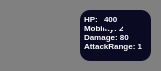
        <widget class="QWidget" name="pl1_ag12_widget" native="true">
         <property name="minimumSize">
          <size>
           <width>161</width>
           <height>71</height>
          </size>
         </property>
         <property name="styleSheet">
          <string notr="true">QWidget{
background-color: #808080;
border-radius:10px;
}</string>
         </property>
         <widget class="QTextBrowser" name="textBrowser_12">
          <property name="geometry">
           <rect>
            <x>80</x>
            <y>10</y>
            <width>71</width>
            <height>51</height>
           </rect>
          </property>
          <property name="styleSheet">
           <string notr="true">color:white;
background-color : #0a0a22;
border:none;
</string>
          </property>
          <property name="verticalScrollBarPolicy">
           <enum>Qt::ScrollBarPolicy::ScrollBarAlwaysOff</enum>
          </property>
          <property name="horizontalScrollBarPolicy">
           <enum>Qt::ScrollBarPolicy::ScrollBarAlwaysOff</enum>
          </property>
          <property name="html">
           <string>&lt;!DOCTYPE HTML PUBLIC &quot;-//W3C//DTD HTML 4.0//EN&quot; &quot;http://www.w3.org/TR/REC-html40/strict.dtd&quot;&gt;
&lt;html&gt;&lt;head&gt;&lt;meta name=&quot;qrichtext&quot; content=&quot;1&quot; /&gt;&lt;meta charset=&quot;utf-8&quot; /&gt;&lt;style type=&quot;text/css&quot;&gt;
p, li { white-space: pre-wrap; }
hr { height: 1px; border-width: 0; }
li.unchecked::marker { content: &quot;\2610&quot;; }
li.checked::marker { content: &quot;\2612&quot;; }
&lt;/style&gt;&lt;/head&gt;&lt;body style=&quot; font-family:'Segoe UI'; font-size:9pt; font-weight:400; font-style:normal;&quot;&gt;
&lt;p align=&quot;justify&quot; style=&quot; margin-top:12px; margin-bottom:12px; margin-left:0px; margin-right:0px; -qt-block-indent:0; text-indent:0px;&quot;&gt;&lt;span style=&quot; font-size:6pt; font-weight:700;&quot;&gt;HP: &lt;br /&gt;Mobility: 2&lt;br /&gt;Damage: 80&lt;br /&gt;AttackRange: 1&lt;/span&gt;&lt;/p&gt;&lt;/body&gt;&lt;/html&gt;</string>
          </property>
         </widget>
         <widget class="QPushButton" name="pl1_ag12_btn">
          <property name="geometry">
           <rect>
            <x>10</x>
            <y>10</y>
            <width>61</width>
            <height>51</height>
           </rect>
          </property>
          <property name="styleSheet">
           <string notr="true">background-image:url(&quot;:/src/images/Agent/Salih&quot;);
background-repeat:no-repeat;
background-position:center;
background-origin:content;
background-size:cover;</string>
          </property>
          <property name="text">
           <string/>
          </property>
         </widget>
         <widget class="QTextBrowser" name="pl1_ag12_HP">
          <property name="geometry">
           <rect>
            <x>100</x>
            <y>10</y>
            <width>25</width>
            <height>20</height>
           </rect>
          </property>
          <property name="styleSheet">
           <string notr="true">color:white;
background-color : #0a0a22;
border:none;</string>
          </property>
          <property name="verticalScrollBarPolicy">
           <enum>Qt::ScrollBarPolicy::ScrollBarAlwaysOff</enum>
          </property>
          <property name="html">
           <string>&lt;!DOCTYPE HTML PUBLIC &quot;-//W3C//DTD HTML 4.0//EN&quot; &quot;http://www.w3.org/TR/REC-html40/strict.dtd&quot;&gt;
&lt;html&gt;&lt;head&gt;&lt;meta name=&quot;qrichtext&quot; content=&quot;1&quot; /&gt;&lt;meta charset=&quot;utf-8&quot; /&gt;&lt;style type=&quot;text/css&quot;&gt;
p, li { white-space: pre-wrap; }
hr { height: 1px; border-width: 0; }
li.unchecked::marker { content: &quot;\2610&quot;; }
li.checked::marker { content: &quot;\2612&quot;; }
&lt;/style&gt;&lt;/head&gt;&lt;body style=&quot; font-family:'Segoe UI'; font-size:9pt; font-weight:400; font-style:normal;&quot;&gt;
&lt;p style=&quot; margin-top:0px; margin-bottom:0px; margin-left:0px; margin-right:0px; -qt-block-indent:0; text-indent:0px;&quot;&gt;&lt;span style=&quot; font-size:6pt; font-weight:700;&quot;&gt;400&lt;/span&gt;&lt;/p&gt;&lt;/body&gt;&lt;/html&gt;</string>
          </property>
         </widget>
        </widget>
